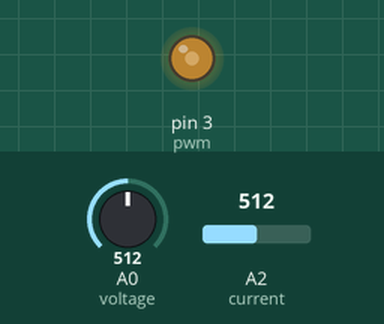
Bench run of a sketch on a simulated Arduino Uno, built with avr-gcc and run on an emulated ATmega328P. Parts: output pins drawn as LEDs (lit = HIGH). Inputs (shaded band) come from the test bench; at power-on: A2 (current) = 512, A0 (voltage) = 512. What the sketch prints to the serial monitor is not drawn.

Above: at 1.2 s.
1.3 s: A2 (current) set to 122
4.3 s: A0 (voltage) set to 357
At 5.1 s:
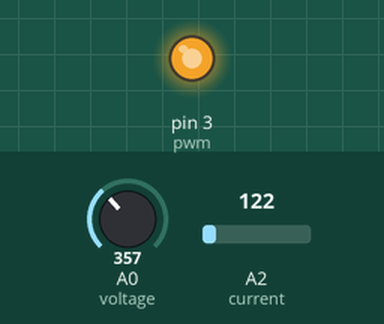
7.3 s: A0 (voltage) set to 322
10.3 s: A2 (current) set to 306
At 11.4 s:
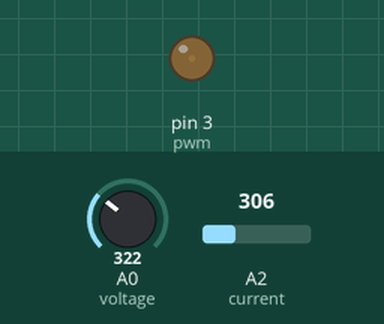
13.3 s: A0 (voltage) set to 511
16.3 s: A2 (current) set to 498
19.3 s: A2 (current) set to 524
Timing chart, 0 to 69.8 s (numbered marks = the images above; inputs shaded):
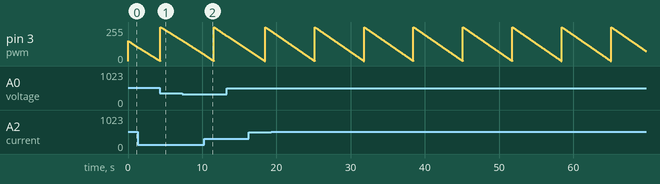

The sketch:

mppt_sketch.ino
```cpp
 int current = A2;
  int voltage = A0;
  int batvolt =A1;
  int batcurr=A3;
  int pwm = 3;
  int r1=11000,r2=2200;
  float input_voltage=0,temp=0,power=0,powernew;
  int duty=155;

void setup() {
  TCCR2B = TCCR2B & B11111000 | B00000001; // for PWM frequency of 31372.55 Hz

 pinMode(pwm, OUTPUT);
  Serial.begin(9600);
 pinMode(current,INPUT);
 pinMode(voltage,INPUT);
 pinMode(batvolt,INPUT);
  // put your setup code here, to run once:

}

void loop() {
  // put your main code here, to run repeatedly:
unsigned int x=0;
float AcsValue=0.0,Samples=0.0,AvgAcs=0.0,AcsValueF=0.0;
AcsValue = analogRead(current);
AcsValueF = (2.5 - (AcsValue * (5.0 / 1024.0)) )/0.185;
AcsValueF=pow(pow(AcsValueF+.5,2),.5);

int analog_value = analogRead(voltage);
temp = (analog_value * 5.0) / 1024.0;
input_voltage = temp /0.166;
power=current*input_voltage;

// Serial.print(AcsValueF);
// Serial.print("  :  ");
// Serial.print(input_voltage);
// Serial.print("  :  ");
// Serial.println(power);

analogWrite(3,pwm);
while(true){

AcsValue = analogRead(current);
AcsValueF = (2.5 - (AcsValue * (5.0 / 1024.0)) )/0.185;
AcsValueF=pow(pow(AcsValueF+.5,2),.5);

analog_value = analogRead(voltage);
temp = (analog_value * 5.0) / 1024.0;
input_voltage = temp /0.166;
powernew=(AcsValueF*input_voltage);
Serial.print(AcsValueF);
Serial.print("  :  ");
Serial.print(input_voltage);
Serial.print("  :  ");
Serial.println(powernew);

if (powernew>power){
  duty++;
  analogWrite(3,duty);
  power=powernew;
}
else{
  duty--;
  analogWrite(3,duty);
  power=powernew;

}
}

}
```

Measured:
- by itself, pin 3 (pwm): ramps from 255/255 to 0/255 and jumps back, once every 6.7 s
